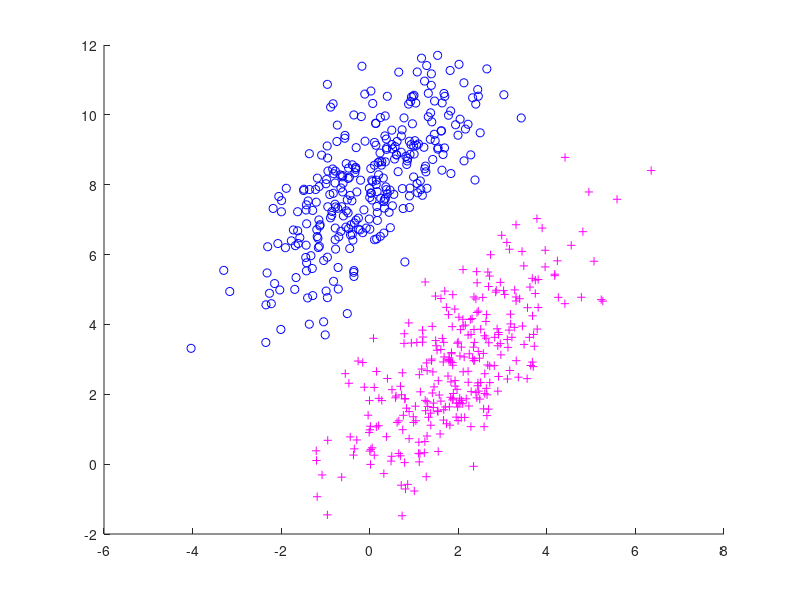
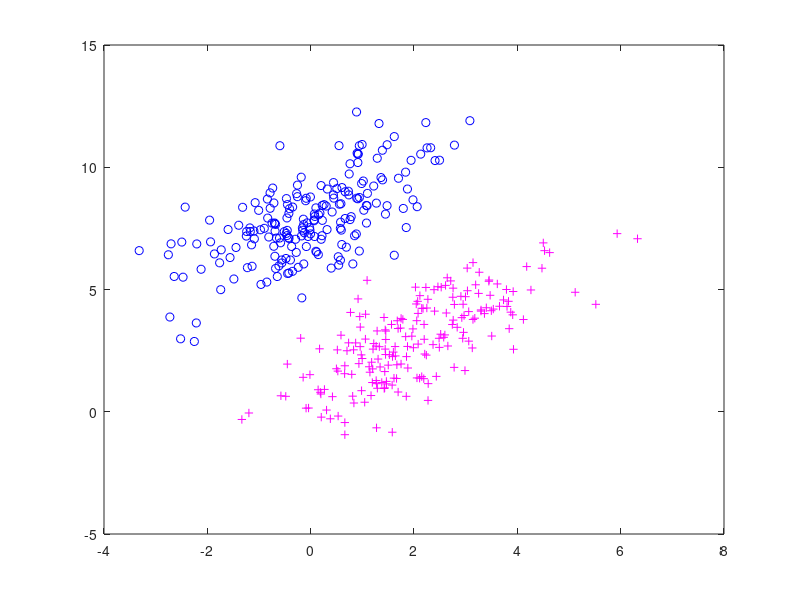
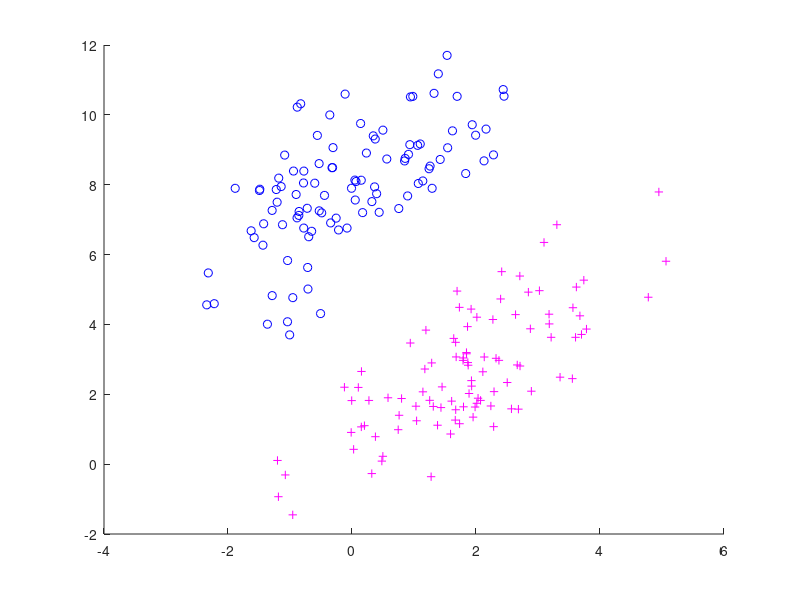
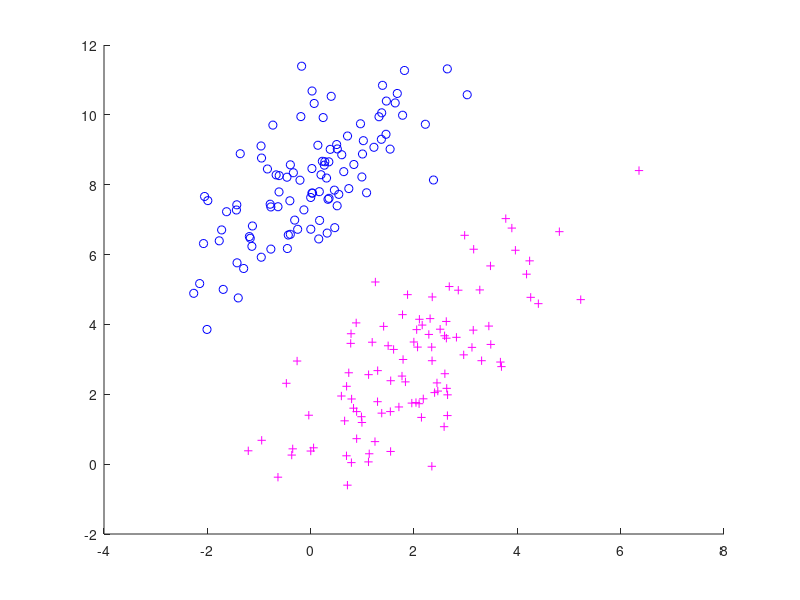

Here is the MATLAB script that generated these plots, in order:
% Copyright 2015 The MathWorks, Inc.


%%
% Generate random numbers from a multivariate normal distribution with
% parameters |mu = [2,3]| and |sigma = [1,1.5;1.5,3]|.
% test set
mu1 = [2,3];
mu2 = [0,8];
sigma = [1.5,1.5;1.5,3];
%rng default  % For reproducibility
%for different folds
folds = 3;
rtX = zeros(2,200,3);

for i = 1:folds
    rtX(:,1:100,i) = mvnrnd(mu1,sigma,100)';
    rtX(:,101:end,i) = mvnrnd(mu2,sigma,100)';
end
% rtv1 = mvnrnd(mu1,sigma,300)';
% rtv2 = mvnrnd(mu2,sigma,300)';
% for i = 1:folds
%     rtX(:,1:100,i) = rtv1(:,100*i-99:100*i);
%     rtX(:,101:200,i) = rtv2(:,100*i-99:100*i);
% end
rtY = [ones(100,3);-ones(100,3)];

% validation set
rv1 = mvnrnd(mu1,sigma,200);
rv2 = mvnrnd(mu2,sigma,200);
rvX = [rv1;rv2];
rvY = [ones(200,1);-ones(200,1)];
%%
% Plot the random numbers
% trainings set
rtv1 = reshape(rtX(:,1:100,:),2,300);
rtv2 = reshape(rtX(:,101:end,:),2,300);
figure
hold on
plot(rtv1(1,:),rtv1(2,:),'+m',rtv2(1,:),rtv2(2,:),'ob')
%axis([-4,8,-2,12])

%validation set
figure
plot(rv1(:,1),rv1(:,2),'+m',rv2(:,1),rv2(:,2),'ob')
%axis([-4,8,-2,12])

% plot single folds
for i = 1:folds
    figure
    hold on
    plot(rtX(1,1:100,i),rtX(2,1:100,i),'+m',rtX(1,101:200,i),rtX(2,101:200,i),'ob')
    %plot(rtv1(1,100*i-99:i*100),rtX(2,100*i-99:i*100),'+m',rtv2(1,100*i-99:i*100),rtv2(2,100*i-99:i*100),'ob')
    %axis([-4,8,-2,12])
end